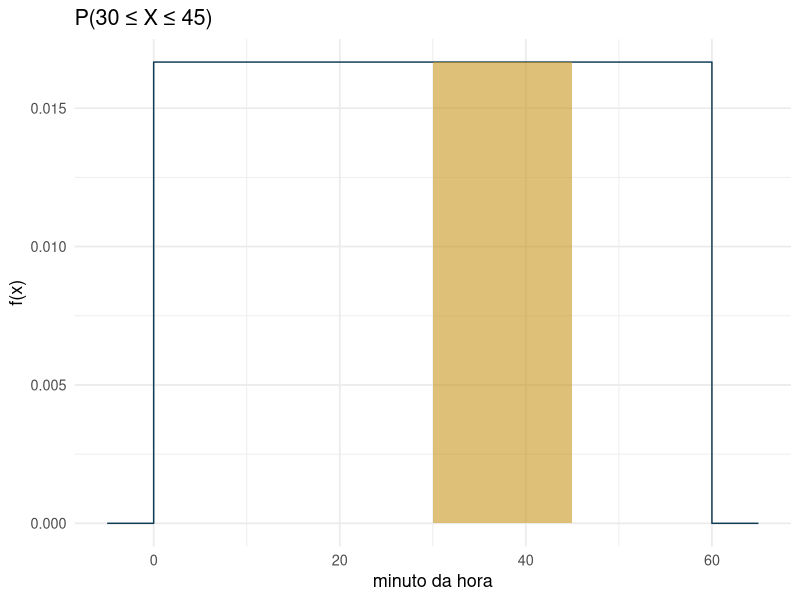

The R script that drew this image:
## ---- chunk 1
knitr::opts_chunk$set(echo = TRUE, warning = FALSE, message = FALSE, fig.retina = 2, fig.height=4)
suppressPackageStartupMessages(library(tidyverse))
## ---- chunk 2
a <- 0; b <- 60
c(E_X = (a+b)/2, Var_X = (b-a)^2/12, dp_X = sqrt((b-a)^2/12))
## ---- chunk 3
punif(20, min=a, max=b)              # P(X <= 20)
punif(45, a, b) - punif(30, a, b)    # P(30 <= X <= 45)
## ---- chunk 4
ggplot(tibble(x = c(-5,0,0,60,60,65), y = c(0,0,1/60,1/60,0,0)), aes(x,y)) +
  geom_line(color = "#0d3b54") +
  geom_area(data = tibble(x=c(30,30,45,45), y=c(0,1/60,1/60,0)), fill="#c9971e", alpha=.6) +
  labs(x = "minuto da hora", y = "f(x)", title = "P(30 ≤ X ≤ 45)") +
  theme_minimal(base_size = 13)
